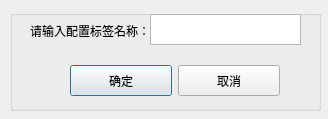
<?xml version="1.0" encoding="UTF-8"?>
<ui version="4.0">
 <class>InputNameFrm</class>
 <widget class="QDialog" name="InputNameFrm">
  <property name="geometry">
   <rect>
    <x>0</x>
    <y>0</y>
    <width>328</width>
    <height>119</height>
   </rect>
  </property>
  <property name="windowTitle">
   <string>请输入标签名称</string>
  </property>
  <widget class="QGroupBox" name="groupBox">
   <property name="geometry">
    <rect>
     <x>10</x>
     <y>10</y>
     <width>311</width>
     <height>101</height>
    </rect>
   </property>
   <property name="title">
    <string/>
   </property>
   <widget class="QTextEdit" name="textEdit">
    <property name="geometry">
     <rect>
      <x>140</x>
      <y>4</y>
      <width>151</width>
      <height>31</height>
     </rect>
    </property>
    <property name="minimumSize">
     <size>
      <width>0</width>
      <height>31</height>
     </size>
    </property>
   </widget>
   <widget class="QLabel" name="label_2">
    <property name="geometry">
     <rect>
      <x>20</x>
      <y>10</y>
      <width>121</width>
      <height>21</height>
     </rect>
    </property>
    <property name="text">
     <string>请输入配置标签名称：</string>
    </property>
   </widget>
   <widget class="QWidget" name="horizontalLayoutWidget_5">
    <property name="geometry">
     <rect>
      <x>60</x>
      <y>50</y>
      <width>210</width>
      <height>41</height>
     </rect>
    </property>
    <layout class="QHBoxLayout" name="horizontalLayout_6">
     <item>
      <widget class="QPushButton" name="btnok">
       <property name="maximumSize">
        <size>
         <width>16777215</width>
         <height>31</height>
        </size>
       </property>
       <property name="styleSheet">
        <string notr="true">font: 75 12pt &quot;宋体&quot;;</string>
       </property>
       <property name="text">
        <string>确定</string>
       </property>
      </widget>
     </item>
     <item>
      <widget class="QPushButton" name="btncancel">
       <property name="maximumSize">
        <size>
         <width>16777215</width>
         <height>31</height>
        </size>
       </property>
       <property name="styleSheet">
        <string notr="true">font: 75 12pt &quot;宋体&quot;;</string>
       </property>
       <property name="text">
        <string>取消</string>
       </property>
      </widget>
     </item>
    </layout>
   </widget>
  </widget>
 </widget>
 <resources/>
 <connections/>
</ui>
